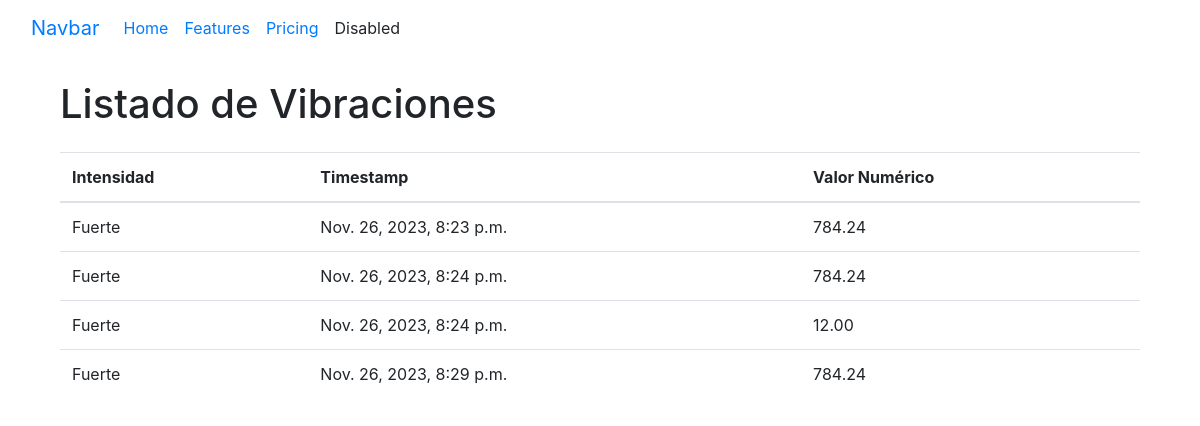
Before: /notificaciones/vibraciones/ with the older database file.
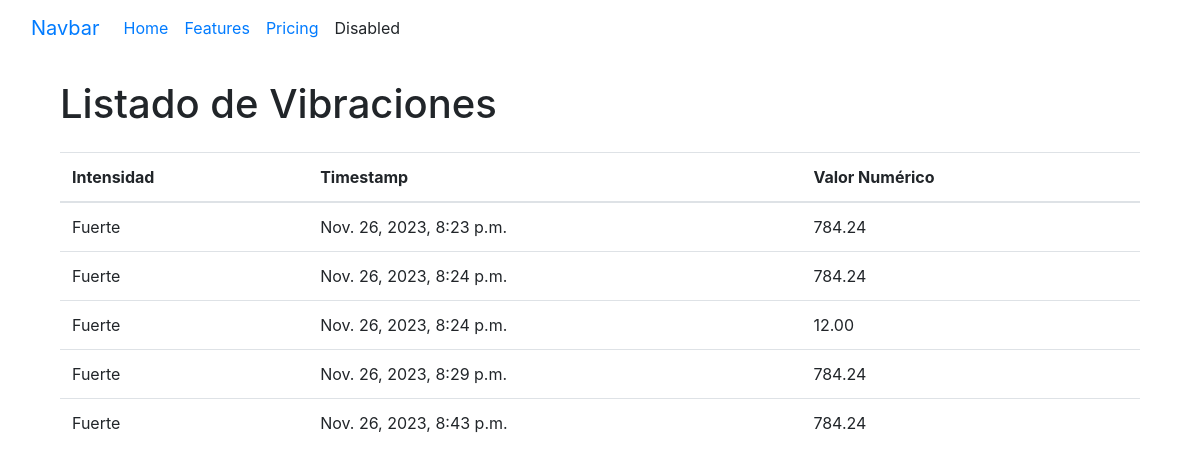
After: the same page with the newer database file.
### notificaciones/models.py (models this page shows)
class Vibracion(models.Model):
    intensidad = models.CharField(max_length=50)
    timestamp = models.DateTimeField(auto_now_add=True)
    valor_numerico = models.DecimalField(default=50.0, max_digits=5, decimal_places=2)
    def calcular_intensidad(self):
        if self.valor_numerico >= 2:
            return 'Fuerte'
        elif self.valor_numerico >= 1:
            return 'Moderado'
        elif self.valor_numerico >= 0:
            return 'Débil'
        else:
            return 'Desconocido'

### notificaciones/views.py (the view)
# urls.py: path('vibraciones/', listar_vibraciones, name='listar_vibraciones'),
def listar_vibraciones(request):
    vibraciones = Vibracion.objects.all()
    return render(request, 'notificaciones/listar_vibraciones.html', {'vibraciones': vibraciones})

### notificaciones/templates/notificaciones/listar_vibraciones.html (shortened to what this page needs)
{% extends 'base_generic.html' %}
{% block content %}
    <div class="container mt-4">
        <h1 class="mb-4">Listado de Vibraciones</h1>
        <table class="table">
            <thead>
                <tr>
                    <th scope="col">Intensidad</th>
                    <th scope="col">Timestamp</th>
                    <th scope="col">Valor Numérico</th>
                </tr>
            </thead>
            <tbody>
                {% for vibracion in vibraciones %}
                    <tr>
                        <td>{{ vibracion.calcular_intensidad }}</td>
                        <td>{{ vibracion.timestamp }}</td>
                        <td>{{ vibracion.valor_numerico }}</td>
                    </tr>
                {% endfor %}
            </tbody>
        </table>
    </div>
{% endblock %}

Changed rows visible on the page:
added Vibracion: calcular_intensidad "Fuerte", timestamp "Nov. 26, 2023, 8:43 p.m.", valor_numerico "784.24"
